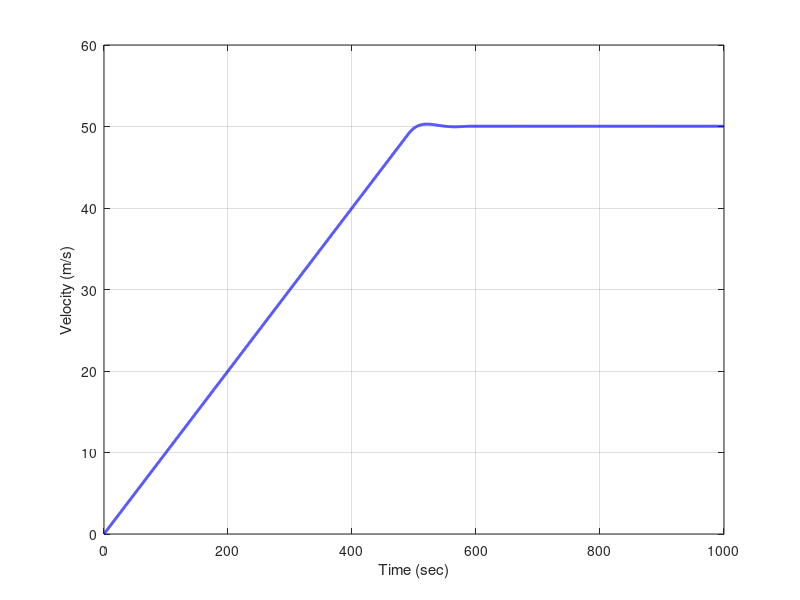
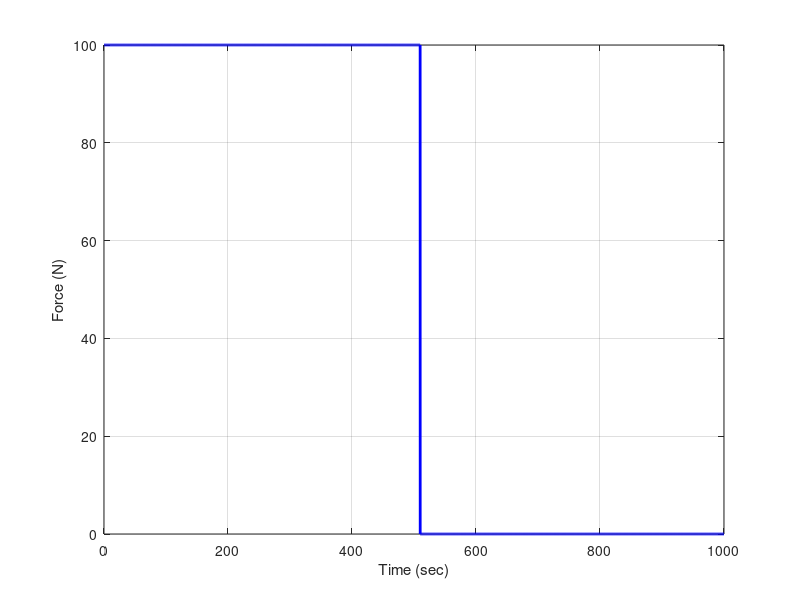

Recreate these plots in MATLAB, in order.
function rocket_code() %%%This is the name of the file. Don't change this
global Force %%We're going to make Force a global variable so we can use it between functions

%%%What is the initial velocity of the rocket?
velocity_initial = 0; %%Let's assume it's in space and not moving
%%%What is velocity as a function of time?
%%%First we need a time vector
dt = 0.1; %%%This is our numerical timestep. The smaller we make it. 
%%The more accurate our simulation is but also the longer it takes to
%%simulate
time_vector = 0:dt:1000; %%%Here we are starting at 0 and stopping at 1000 seconds

%%%We're going to use the built in toolbox ode45 to compute velocity as a
%%%function of time. You have to give it the Equations of Motion, the time
%%%vector and the initial velocity.
[t_out,velocity_out] = ode45(@Equations_of_Motion,time_vector,velocity_initial);

%%%Then let's plot the velocity as a function of time
close all %%%Close all figures just in case
figure() %%Make a new figure
plot(t_out,velocity_out,'b-','LineWidth',2)
xlabel('Time (sec)')
ylabel('Velocity (m/s)')
grid on

%%%Plotting the Force as a function of time is a bit more complex
%%First we have to make a vector of zeros
force_out = 0*t_out; %%This is the easiest way to do this
%%%Then we need to compute force at every time
for idx = 1:length(t_out) %%THis is a loop that loops through every time
    %%%This computes the equations of motion at every point in time
    Equations_of_Motion(t_out(idx),velocity_out(idx));
    %%%We then save the force into our force vector
    force_out(idx) = Force;
end

%%%Now we can plot Force
figure() %%%This makes a new figure
plot(t_out,force_out,'b-','LineWidth',2)
xlabel('Time (sec)')
ylabel('Force (N)')
grid on


%%%These are the equations of motion of the rocket
%%%The output of the function if acceleration and the inputs are time and
%%%velocity
function acceleration = Equations_of_Motion(time,velocity) 
global Force

%%%This says force is 100 N when the time is less than 510 secondss
if time < 510
    Force = 100; %%For now let's just assume we're in space and we fire a rocket for 
else
    %%%And zero when time is greater than 510 seconds
    Force = 0;
end

%%%Mass of the rocket
mass = 1000; %%%1000 kilograms for now

%%%Acceleration of the rocket using Newton's second law
acceleration = Force/mass;